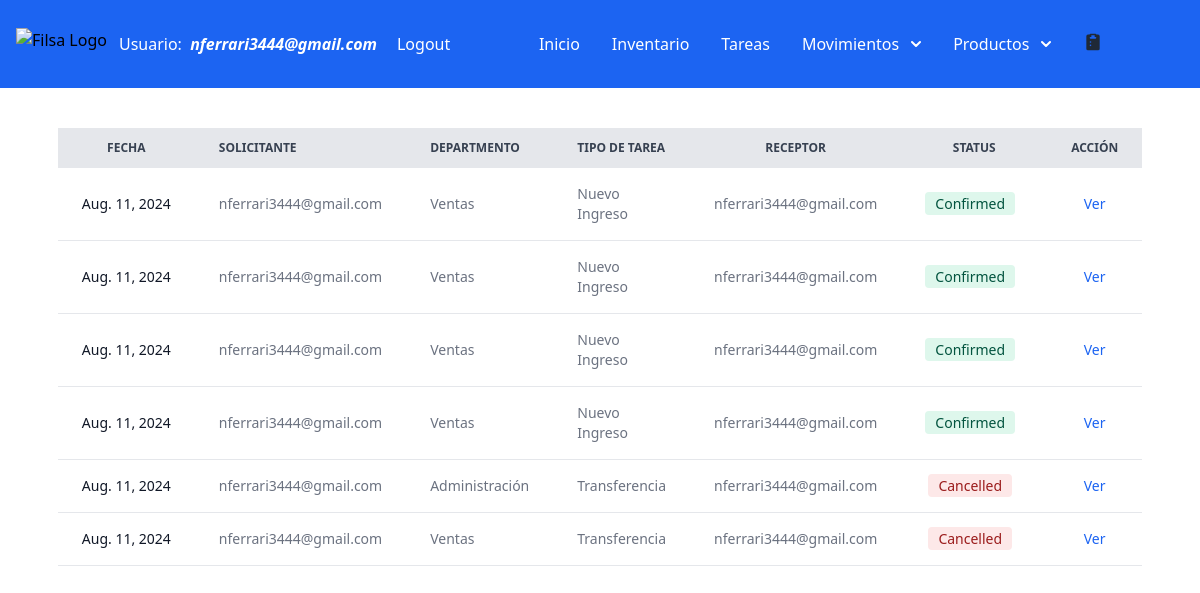
Page /tasks/ (signed in) on the earlier database version.
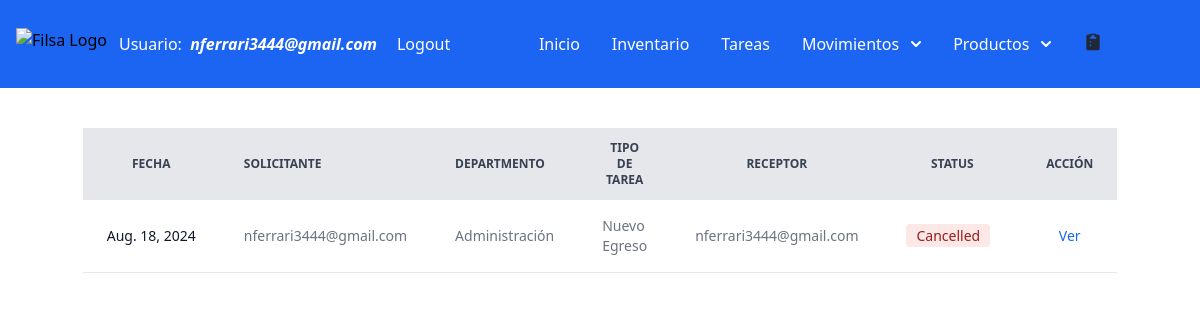
Same page on the later database version.
### filsa/models.py (models this page shows)
class Tasks(models.Model):
    STATUS = [('Pending','Pending'),
              ('Confirmed','Confirmed'),
              ('Cancelled', 'Cancelled')]
    DEPARTMENT = [('Ventas','Ventas'),
                ('Dirección', 'Dirección'),
                ('Administración', 'Administración'),
                 ('Encargado Servicio Técnico', 'Encargado Servicio Técnico'),
                ('Servicio Técnico', 'Servicio Técnico'),
                ('Logística','Logística')
                ]
    MOTIVOSINGRESO = [('Devolución Mercadería', 'Devolución Mercadería'),
                ('Importación', 'Importación'),
                 ('Compra en Plaza', 'Compra en Plaza'),
                 ('Armado Nuevo Producto', 'Armado Nuevo Producto' )]
    MOTIVOSEGRESO = [('Servicio Técnico', 'Servicio Técnico'),
                     ('Planta de Armado', 'Planta de Armado'),
                      ('Ventas', 'Ventas'),
                       ('Mantenimiento', 'Mantenimiento') ]
    task_id = models.AutoField(primary_key=True)
    receptor = models.ForeignKey(CustomUser, on_delete=models.CASCADE, related_name='receptor',  blank=True, null=True)
    issuer = models.ForeignKey(CustomUser, on_delete=models.CASCADE, related_name='issuer', blank=True, null=True)
    status = models.CharField(max_length=30, choices= STATUS, default='Pending')
    department = models.CharField(max_length=30, choices = DEPARTMENT, default='Sales')
    date = models.DateField(verbose_name=u"Fecha")
    deliveryDate = models.DateField(verbose_name=u"Fecha", default = '1970-01-01')
    motivoIngreso = models.CharField(max_length=30, choices = MOTIVOSINGRESO) # default='Transferencia Depósitos')
    motivoEgreso = models.CharField(max_length=30, choices = MOTIVOSEGRESO) #default='Transferencia Depósitos')
    warehouseProduct = models.ForeignKey(WarehousesProduct, on_delete= models.CASCADE, blank=True, null=True)
    actionType = models.CharField(max_length=20,  default='Inbound')
    observationsSolicitud = models.CharField(max_length=500, null=True, blank= True)
    observationsConfirma = models.CharField(max_length=500, null=True, blank= True)

class CustomUser( AbstractBaseUser , PermissionsMixin ):
    class Meta:
        verbose_name = 'Usuarios'
        verbose_name_plural = 'Usuarios'
    username = models.CharField(max_length=40, verbose_name="Usuario")
    password = models.CharField(max_length=100)
    email = models.EmailField(max_length=40, blank=False, unique=True,
                              default='', error_messages =
                                {'required': 'Please provide your email address.',
                  'unique': 'An account with this email exist'}, verbose_name="Correo")
    departamento = models.CharField(max_length=30,  default='Sales', verbose_name="Departamento")
    role = models.CharField(max_length=40,  blank=True, null=True, verbose_name= "Rol")
    is_staff = models.BooleanField(default=False)
    is_superuser = models.BooleanField(default=False)
    is_active = models.BooleanField(default=True)
    USERNAME_FIELD = 'email'
    REQUIRED_FIELDS = ['username']
    objects = CustomUserManager()

### filsa/views.py (the view)
# urls.py: path('tasks/', TaskListView.as_view() , name='tasks'),
class TaskListView(LoginRequiredMixin, generic.ListView):
    template_name = 'tasks.html'
    model = Tasks
    def get_queryset(self) -> QuerySet[Any]:
        user_is_staff = self.request.user.is_staff
        if user_is_staff:
            self.tasks = Tasks.objects.all() # , actionType='Nueva Solicitud')
            return self.tasks
        print('user is superuser', self.request.user.is_superuser)
        user_group = self.request.user.groups.values_list('name',flat = True)[0].strip()
        print('user_group', user_group)
        if user_group == 'Tecnico':
            tasks = ["Transferencia","Confirma Transferencia"]
        elif user_group == 'Comercial':
            tasks = ["Nuevo Egreso", "Confirma Egreso"]
        else:
            tasks = ["Transferencia","Confirma Transferencia", "Nuevo Ingreso", "Confirma Ingreso", "Nuevo Egreso", "Confirma Egreso"]
        self.tasks = Tasks.objects.filter(actionType__in = tasks) #filter(status='Pending') # , actionType='Nueva Solicitud')
        return self.tasks
    def get_context_data(self, **kwargs):
        context = super(TaskListView, self).get_context_data(**kwargs)
        context['tasks'] = self.tasks
        return context

### filsa/templates/tasks.html (shortened to what the changed rows need)
{% extends '_base.html' %}
{% load static %}
{% block content %}
<div class="w-full px-4 relative overflow-x-auto mt-10 sm:rounded-lg">
    <table class="py-8 px-4 mx-auto max-w-2xl lg:py-16 text-sm text-left rtl:text-right text-gray-500 dark:text-gray-400">
        <thead class="text-xs text-gray-700 uppercase bg-gray-200 dark:bg-gray-700 dark:text-gray-400">
            <tr class="text-center">
                <th scope="col" class="px-6 py-3">
                    Fecha
                </th>
                <th scope="col" class="px-6 py-3">
                    <div class="flex items-center">
                        Solicitante
                    </div>
                </th>
                <th scope="col" class="px-6 py-3">
                    <div class="flex items-center">
                        Departmento
                    </div>
                </th>
                <th scope="col" class="px-6 py-3">
                    <div class="flex items-center">
                        Tipo de Tarea
                    </div>
                </th>
                <th scope="col" class="px-6 py-3">
                    <div class="">
                        Receptor
                    </div>
                </th>
                <th scope="col" class="px-6 py-3">
                    <div class="">
                        Status
                    </div>
                </th>
                <th scope="col-span-2" class="px-6 py-3">
                    <div class="">
                        Acción
                    </div>
                </th>
            </tr>
        </thead>
        <tbody>
            {% for task in tasks %}
            <tr class="bg-white border-b dark:bg-gray-800 dark:border-gray-700">
                <th scope="row" class="px-6 py-4 font-medium text-gray-900 whitespace-nowrap dark:text-white">
                    {{task.date}}
                </th>
                <td class="px-6 py-4">
                    {{task.issuer}}
                </td>
                <td class="px-6 py-4">
                    {{task.department}}
                </td>
                <td class="px-6 py-4">
                    {{task.actionType}}
                </td>
                <td class="px-6 py-4">
                    {{task.receptor}}
                </td>
                    {% if task.status == 'Pending' %}
                    <td class="px-6 py-4 text-center">
                        <span class="bg-yellow-100 text-yellow-800 text-sm font-medium me-2 px-2.5 py-0.5 rounded dark:bg-yellow-900 dark:text-yellow-300">{{task.status}}</span>
                    </td>
                    {% elif task.status == 'Confirmed' %}
                    <td class="px-6 py-4 text-center">
                    <span class="bg-green-100 text-green-800 text-sm font-medium me-2 px-2.5 py-0.5 rounded dark:bg-green-900 dark:text-green-300">{{task.status}}</span>
                     {% elif task.status == 'Cancelled' %}
                    <td class="px-6 py-4 text-center">
                    <span class="bg-red-100 text-red-800 text-sm font-medium me-2 px-2.5 py-0.5 rounded dark:bg-green-900 dark:text-red-300">{{task.status}}</span>
                </td>
                {% endif %}
                {% if task.actionType == 'Nuevo Egreso' and task.status == 'Pending' %}
                <td class="w-full block items-center px-4 py-4">
                    <a href="{% url 'outbounddelivery' requested_id=task.task_id %}"  class="w-full mr-0 mb-5 text-center text-blue-600 dark:text-blue-500 hover:underline">
                    <span class="block space-x-4 bg-green-100 text-green-800 text-sm font-medium mr-0 p-0.5 mb-5 rounded dark:bg-green-900 dark:text-green-300">Confirmar</span></a>
                    <a href="{% url 'editdeliverytask' requested_id=task.task_id %}"  class="w-full mb-5 text-center mb-4 text-black-400 dark:text-blue-500 hover:underline">
                    <span class="block space-x-4 bg-blue-200 text-blue-800 text-sm font-medium mr-0 p-0.5 mb-5 rounded dark:bg-blue-200 dark:text-red-300">Editar</span></a>
                    <button data-modal-target="popup-modal-{{task.task_id}}" data-modal-toggle="popup-modal-{{task.task_id}}" class="w-full space-x-4 bg-red-100 text-red-800 text-sm font-medium mr-0 p-0.5 mb-5 rounded dark:bg-red-900 dark:text-red-300" type="button">
                        Cancelar
                        </button>
                    <!-- <a href="{% url 'canceltask' requested_id=task.task_id %}"  class="w-full text-center font-medium text-blue-600 dark:text-blue-500 hover:underline">
                    <span class="block space-x-4 bg-red-100 text-red-800 text-sm font-medium mr-0 p-0.5 rounded dark:bg-red-900 dark:text-red-300">Cancelar</span></a>                         -->
                </td>
                {% elif task.actionType == 'Confirma Egreso' and task.status == 'Confirmed'  or  task.actionType == 'Nuevo Egreso' and task.status == 'Cancelled' %}
                <td class="px-6 py-4 text-center">
                    <a href="{% url 'outboundconfirmed' requested_id=task.task_id %}"  class="font-medium text-blue-600 dark:text-blue-500 hover:underline">Ver</a>
                </td>
                {% elif task.actionType == 'Nuevo Ingreso' and task.status == 'Confirmed' or task.actionType == 'Nuevo Ingreso' and task.status == 'Cancelled'  %}
                <td class="px-6 py-4 text-center">
                    <a href="{% url 'inboundconfirmed' requested_id=task.task_id %}"  class="font-medium text-blue-600 dark:text-blue-500 hover:underline">Ver</a>
                </td>
                {% elif task.actionType == 'Confirma Transferencia' and task.status == 'Confirmed' or task.actionType == 'Transferencia' and task.status == 'Cancelled' %}
                <td class="px-6 py-4 text-center">
                    <a href="{% url 'transferconfirmed' requested_id=task.task_id %}"  class="font-medium text-blue-600 dark:text-blue-500 hover:underline">Ver</a>
                </td>
                 {% endif %}
            </tr>
            {% endfor %}
        </tbody>
    </table>
</div>
  {% endblock content %}

Differences in the rows shown:
removed Tasks: date "Aug. 11, 2024", issuer "nferrari3444@gmail.com", department "Ventas", actionType "Nuevo Ingreso", receptor "nferrari3444@gmail.com", status "Confirmed", shows "Ver"
removed Tasks: date "Aug. 11, 2024", issuer "nferrari3444@gmail.com", department "Ventas", actionType "Nuevo Ingreso", receptor "nferrari3444@gmail.com", status "Confirmed", shows "Ver"
removed Tasks: date "Aug. 11, 2024", issuer "nferrari3444@gmail.com", department "Ventas", actionType "Nuevo Ingreso", receptor "nferrari3444@gmail.com", status "Confirmed", shows "Ver"
removed Tasks: date "Aug. 11, 2024", issuer "nferrari3444@gmail.com", department "Administración", actionType "Transferencia", receptor "nferrari3444@gmail.com", status "Cancelled", shows "Ver"
removed Tasks: date "Aug. 11, 2024", issuer "nferrari3444@gmail.com", department "Ventas", actionType "Transferencia", receptor "nferrari3444@gmail.com", status "Cancelled", shows "Ver"
changed Tasks "nferrari3444@gmail.com": date "Aug. 11, 2024" → "Aug. 18, 2024"; department "Ventas" → "Administración"; actionType "Nuevo Ingreso" → "Nuevo Egreso"; status "Confirmed" → "Cancelled"
